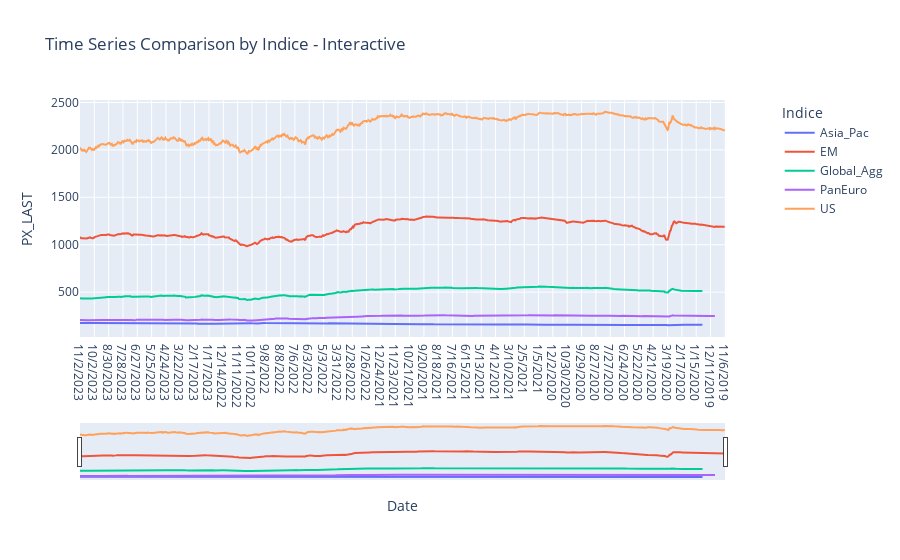

The code cell stored with this chart in its notebook:
### Code cell
# Create a figure
fig = make_subplots(specs=[[{"secondary_y": True}]])

# Add traces
for series in series_list:
    fig.add_trace(
        go.Scatter(x=series.index[:1000], y=series[:1000], mode='lines', name=series.name),
        secondary_y=False,
    )

# Update layout
fig.update_layout(
    title='Time Series Comparison by Indice - Interactive',
    xaxis_title='Date',
    yaxis_title='PX_LAST',
    legend_title='Indice',
    xaxis_rangeslider_visible=True,  # Enable the range slider for the x-axis
)

# Show figure
fig.show()

### Figure 1 — Plotly figure (JSON) as saved in the notebook; plotly's stock layout.template omitted (floating-point values rounded to 4 significant figures; data arrays with more than 128 entries replaced by an {"elided": "..."} marker saying what was removed)
{"data": [{"mode": "lines", "name": "Asia_Pac", "type": "scatter", "x": {"elided": "1000 str values"}, "xaxis": "x", "y": {"elided": "1000 float values"}, "yaxis": "y"}, {"mode": "lines", "name": "EM", "type": "scatter", "x": {"elided": "1000 str values"}, "xaxis": "x", "y": {"elided": "1000 float values"}, "yaxis": "y"}, {"mode": "lines", "name": "Global_Agg", "type": "scatter", "x": {"elided": "1000 str values"}, "xaxis": "x", "y": {"elided": "1000 float values"}, "yaxis": "y"}, {"mode": "lines", "name": "PanEuro", "type": "scatter", "x": {"elided": "1000 str values"}, "xaxis": "x", "y": {"elided": "1000 float values"}, "yaxis": "y"}, {"mode": "lines", "name": "US", "type": "scatter", "x": {"elided": "1000 str values"}, "xaxis": "x", "y": {"elided": "1000 float values"}, "yaxis": "y"}], "layout": {"legend": {"title": {"text": "Indice"}}, "title": {"text": "Time Series Comparison by Indice - Interactive"}, "xaxis": {"anchor": "y", "domain": [0, 0.94], "rangeslider": {"visible": true}, "title": {"text": "Date"}}, "yaxis": {"anchor": "x", "domain": [0, 1], "title": {"text": "PX_LAST"}}, "yaxis2": {"anchor": "x", "overlaying": "y", "side": "right"}}}
